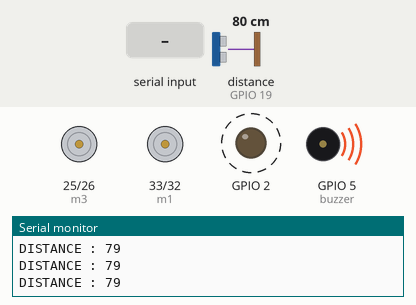
Recording of a sketch running on a simulated ESP32. Shown: motor-driver pin pairs drawn as motors (green arrow = first pin HIGH = forward, orange = second pin HIGH = backward, longer = more drive), output pins drawn as LEDs (lit = HIGH), buzzer (waves = sounding, pin HIGH), the last lines printed to the serial monitor. Wiring (inferred from the names in the program): ultrasonic range finder: trigger GPIO 18; echo GPIO 19. Dashed ring = blinking. Inputs (shaded band) come from the test bench; at power-on: distance to the obstacle (sensor on GPIO 19) 80 cm. The echo pulse lasts 58.3 µs per cm; nothing arrives over Bluetooth unless stated; pins used as bus, display or sensor lines are not drawn.

Above: at 1.2 s.
1.3 s: "FORWARD" received over the second serial link
At 2.37 s:
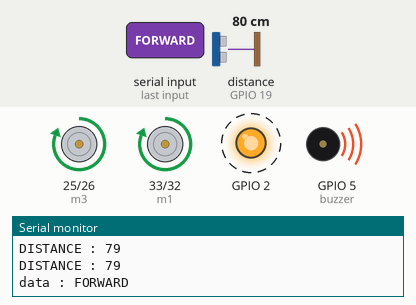
4.3 s: "BACKWARD" received over the second serial link
At 7.1 s:
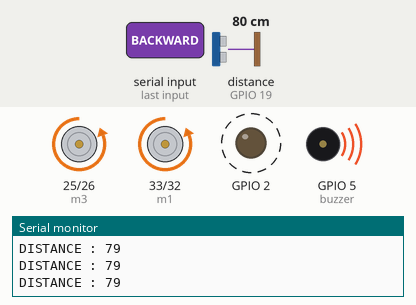
7.3 s: "LEFT" received over the second serial link
At 9.3 s:
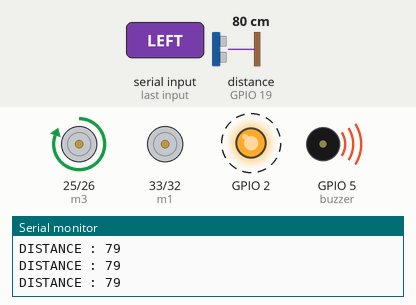
Timing chart, 0 to 16.3 s (numbered marks = the images above; inputs shaded):
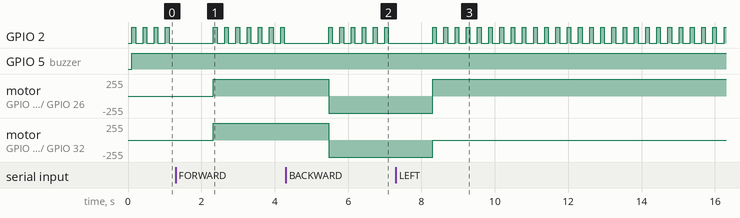

Measured:
- after the input at 1.3 s, motor on GPIO 25 (m3) / GPIO 26 (m4), motor on GPIO 33 (m1) / GPIO 32 (m2): stopped → forward 255/255 after 1.0 s
- after the input at 4.3 s, motor on GPIO 25 (m3) / GPIO 26 (m4), motor on GPIO 33 (m1) / GPIO 32 (m2): forward 255/255 → backward 255/255 after 1.2 s
- after the input at 7.3 s, motor on GPIO 25 (m3) / GPIO 26 (m4): backward 255/255 → forward 255/255 after 1.0 s; motor on GPIO 33 (m1) / GPIO 32 (m2): backward 255/255 → stopped after 1.0 s
- by itself, GPIO 2: alternates HIGH for 0.10 s and LOW for 0.21 s

The sketch:

C09_PATH_HOLE_DETECTION_ROBOT.ino
```cpp
#include<BluetoothSerial.h>
BluetoothSerial bt;
String data=" ";

#define trig 18
#define echo 19
long distance,duration;

#define buzzer 5

#define m1 33
#define m2 32
#define m3 25
#define m4 26

void setup()
{
  Serial.begin(9600);
  bt.begin("PATH HOLE DETECTION ROBOT");

  pinMode(2,OUTPUT);
  digitalWrite(2,LOW);

  pinMode(trig,OUTPUT);
  pinMode(echo,INPUT);

  pinMode(buzzer,OUTPUT);
  digitalWrite(buzzer,LOW);

  pinMode(m1,OUTPUT);
  pinMode(m2,OUTPUT);
  pinMode(m3,OUTPUT);
  pinMode(m4,OUTPUT);

  digitalWrite(m1,LOW);
  digitalWrite(m2,LOW);
  digitalWrite(m3,LOW);
  digitalWrite(m4,LOW);
}
void loop()
{
  digitalWrite(trig,LOW);
  delayMicroseconds(2);
  digitalWrite(trig,HIGH);
  delayMicroseconds(10);
  digitalWrite(trig,LOW);
  duration=pulseIn(echo,HIGH);
  distance=duration*0.0342/2;
  Serial.print("DISTANCE : ");Serial.println(distance);
  bt.print("DISTANCE : ");bt.print(distance);bt.println("   ");
  delay(100);

  if(distance >= 1195 && distance <= 1205)
  {
    digitalWrite(buzzer,LOW);
  }
  else
  {
    digitalWrite(buzzer,HIGH);
  }

  if(bt.available()>0)
  {
    data=" ";
    data=bt.readString();
    Serial.print("data : ");Serial.println(data);
  }

  if(data=="FORWARD" || data=="Forward" || data=="forward")
  {
    forward();
  }
  else if(data=="BACKWARD" || data=="Backward" || data=="backward")
  {
    backward();
  }
  else if(data=="LEFT" || data=="Left" || data=="left")
  {
    left();
  }
  else if(data=="RIGHT" || data=="Right" || data=="right")
  {
    right();
  }
  else if(data=="STOP" || data=="Stop" || data=="stop")
  {
    stop();
  }

  digitalWrite(2,HIGH);delay(100);digitalWrite(2,LOW);delay(100);
}
void forward()
{
  digitalWrite(m1,HIGH);
  digitalWrite(m2,LOW);
  digitalWrite(m3,HIGH);
  digitalWrite(m4,LOW);
}
void backward()
{
  digitalWrite(m1,LOW);
  digitalWrite(m2,HIGH);
  digitalWrite(m3,LOW);
  digitalWrite(m4,HIGH);
}
void right()
{
  digitalWrite(m1,HIGH);
  digitalWrite(m2,LOW);
  digitalWrite(m3,LOW);
  digitalWrite(m4,LOW);
}
void left()
{
  digitalWrite(m1,LOW);
  digitalWrite(m2,LOW);
  digitalWrite(m3,HIGH);
  digitalWrite(m4,LOW);
}
void stop()
{
  digitalWrite(m1,LOW);
  digitalWrite(m2,LOW);
  digitalWrite(m3,LOW);
  digitalWrite(m4,LOW);
}
```
